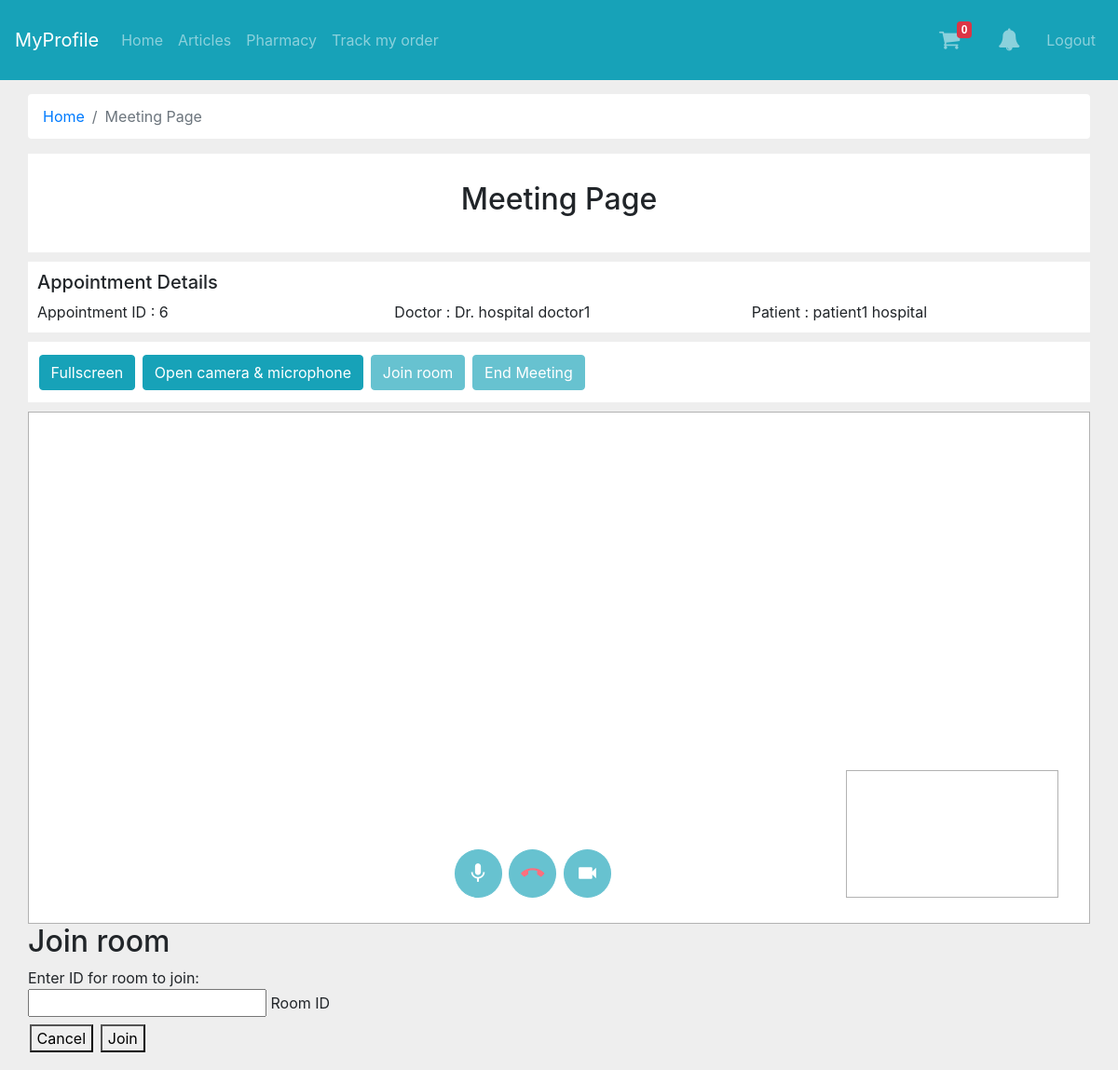
The app's page /meeting/6/ (signed in), older data.
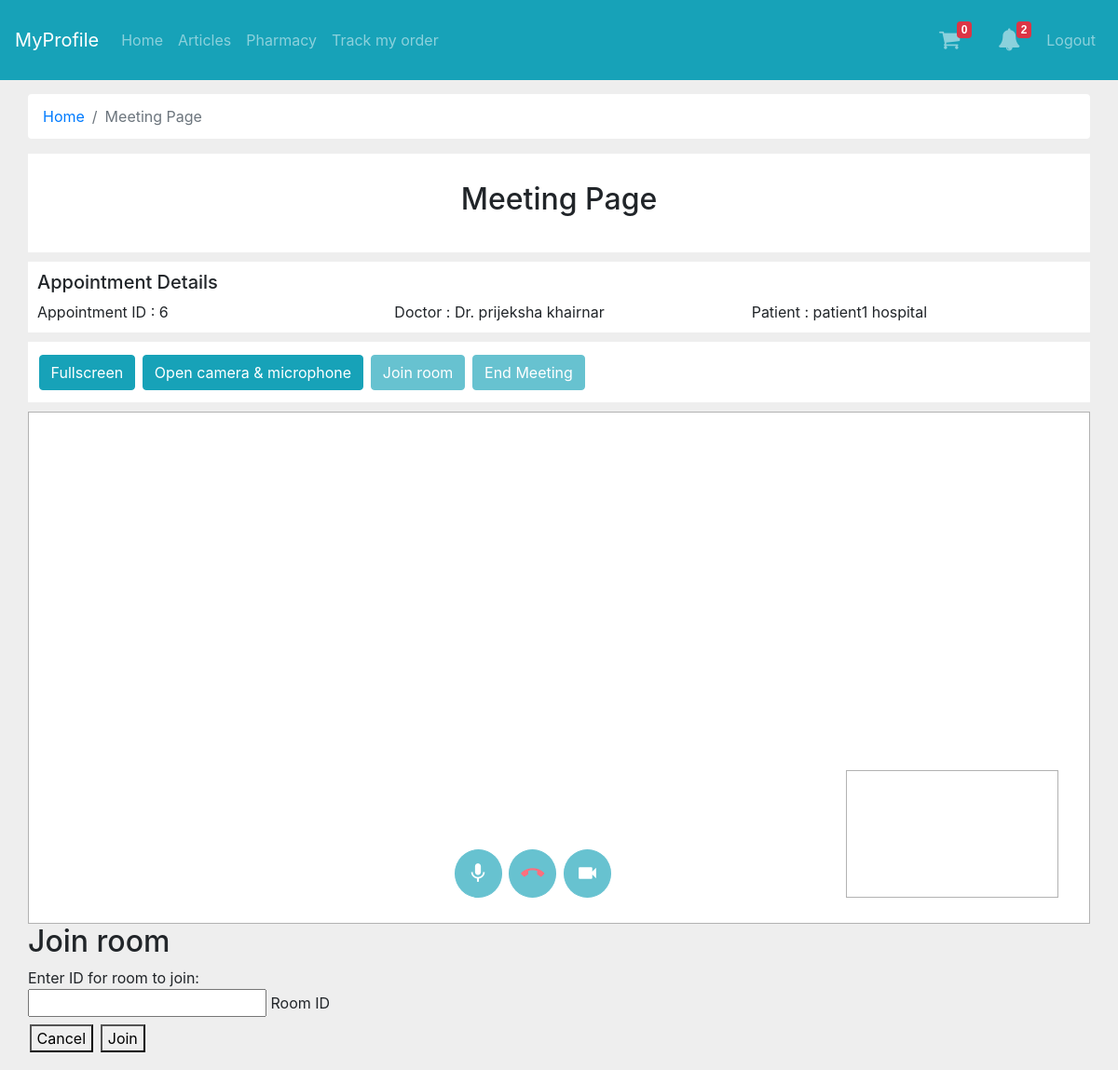
The same page, newer data.
### mainapp/models.py (models this page shows, shortened)
class Appointments(models.Model):
    a_status_ch = (
        ('1', 'Pending'),
        ('2', 'Canceled'),
        ('3', 'Confirm'),
        ('4', 'Complete'),
    )
    patient = models.ForeignKey(User, models.SET_NULL, verbose_name='Patient',
                                blank=True, null=True, related_name="patient", limit_choices_to={'is_patient': True}, )
    p_h_problem = models.TextField(verbose_name='Health Problem', blank=True, null=True)
    doctor = models.ForeignKey(User, models.SET_NULL, verbose_name='Doctor',
                               blank=True, null=True, related_name="doctor", limit_choices_to={'is_doctor': True})
    a_status = models.CharField(verbose_name='Appointment Status', max_length=20, choices=a_status_ch,
                                default='1', blank=True, null=True)
    a_date_time = models.DateTimeField(verbose_name='Date And Time', blank=True, null=True)
    a_meeting_id = models.CharField(verbose_name='Appointment Meeting ID', max_length=255, blank=True, null=True)
    checkup_report = models.TextField(verbose_name='Report', blank=True, null=True)
    checkup_report_file = models.FileField(verbose_name='Report File', upload_to='checkupreport/', blank=True,
                                           null=True)
    d_prescription = models.TextField(verbose_name='Doctor Prescription', blank=True, null=True)

class User(AbstractUser):
    user_mobile = models.IntegerField(null=True)
    user_address = models.TextField(verbose_name='Address', blank=True, null=True)
    user_image = models.ImageField(blank=True, null=True, upload_to='profileimages/', )
    is_hospital_staff = models.BooleanField(verbose_name="Hospital Staff", default=False, )
    is_patient = models.BooleanField(verbose_name="Patient", default=False, )
    is_doctor = models.BooleanField(verbose_name="Doctor", default=False, )
    objects = UserManager()
    class Meta:
        verbose_name_plural = '1. Users'

### mainapp/views.py (the view)
# urls.py: path('meeting/<int:aidm>/', views.meeting, name='meeting'),
def meeting(request, aidm):
    objnotify = allnotification(request)
    objapnmt = Appointments.objects.get(id=aidm)
    context = {'objapnmt': objapnmt, 'objnotify': objnotify}
    return render(request, 'meetingpage.html', context)

### templates/meetingpage.html (shortened to what the changed rows need)
{% extends "base.html" %}
{%load static%}
{%block headblock%}
<link href="https://unpkg.com/material-components-web@latest/dist/material-components-web.min.css" rel="stylesheet">
{%endblock%}
{%block maincontent%}
<div class="container-fluid">
    <div class="main-body">
        <header>
            <h2>Meeting Page</h2>
        </header>
        <div class="container-fluid" style="background-color: white; padding: 10px; margin-bottom: 10px;">
            <div class="row">
                <div class="col">Appointment ID : {{objapnmt.id}} </div>
                <div class="col">Doctor : Dr. {{objapnmt.doctor.first_name}} {{objapnmt.doctor.last_name}} </div>
                <div class="col">Patient : {{objapnmt.patient.first_name}} {{objapnmt.patient.last_name}} </div>
            </div>
        </div>
        <div class="mdc-dialog" id="room-dialog" role="alertdialog" aria-modal="true" aria-labelledby="my-dialog-title" aria-describedby="my-dialog-content">
            <div class="mdc-dialog__container">
                <div class="mdc-dialog__surface">
                    <h2 class="mdc-dialog__title" id="my-dialog-title">Join room</h2>
                </div>
            </div>
        </div>
    </div>
</div>
{%endblock%}

Row changes from the older to the newer data that the page shows:
changed through a linked row, Appointments "patient1": doctor.first_name "hospital" → "prijeksha"; doctor.last_name "doctor1" → "khairnar"
Text that changed along with them:
{{ objnotify.ncount }}: (not shown) → "2"
